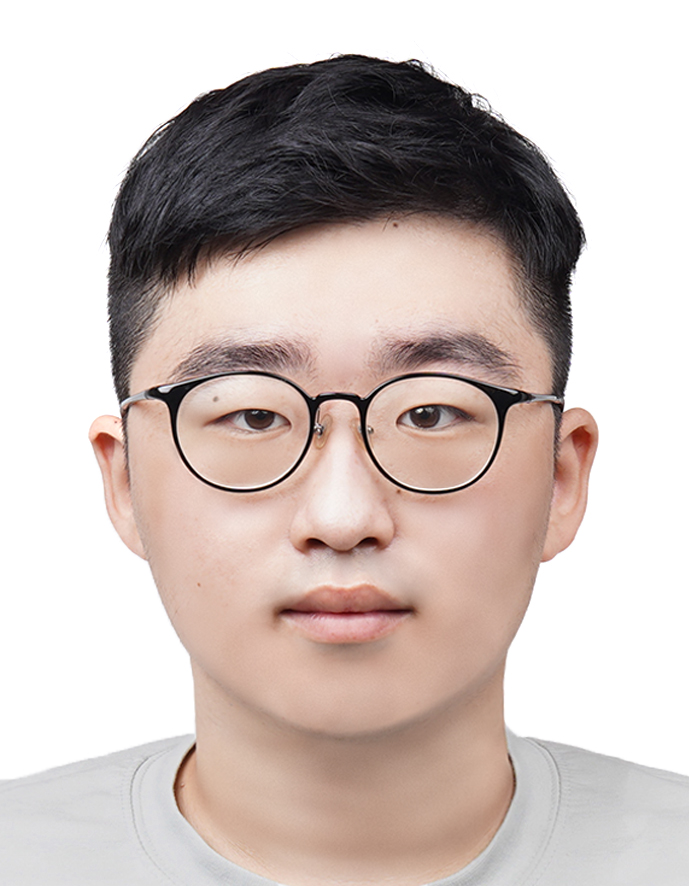
#> input picture images/HyoChanKim_IDPhoto.jpg, 689 x 886 px
$ python trash.py
#> lines starting #> are read from the running program, lines starting #| are printed output that depends on the picture; after the words box and inside, x2 and y2 are one past the last pixel; in counts of white or black regions, pixels touching at a corner belong together
import cv2

# 이미지를 그레이스케일로 읽어들입니다.
image = cv2.imread('images/HyoChanKim_IDPhoto.jpg', cv2.IMREAD_GRAYSCALE)
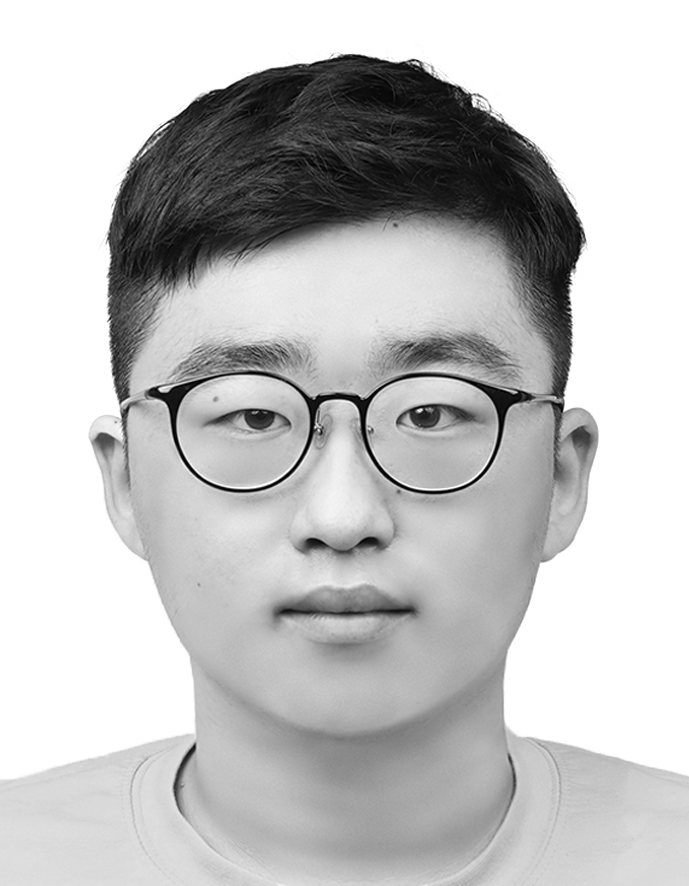
#> image: shape (886, 689); min 0, max 255, mean 194.6
# Canny 엣지 검출을 수행합니다.
edges = cv2.Canny(image, 100, 200)
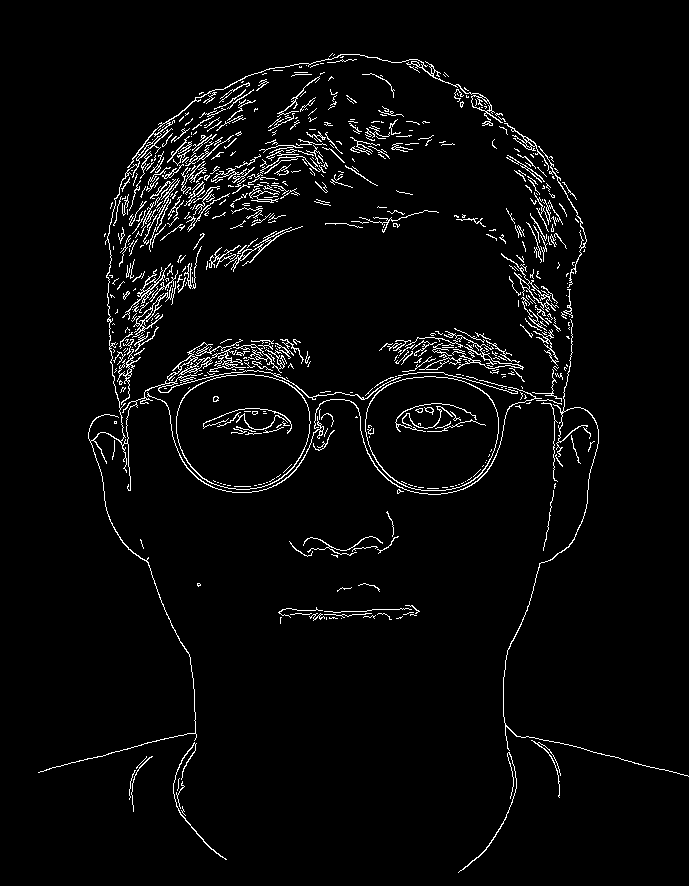
#> edges: shape (886, 689); 3.5% white in thin lines or dots, all inside (x1, y1, x2, y2) = (38, 53, 689, 873)

# 엣지가 포함된 이미지를 출력합니다.
cv2.imshow('Edges', edges)
cv2.waitKey(0)
cv2.imwrite('images/gray.jpg',image)
cv2.destroyAllWindows()

$ run again, with images/proto.jpg copied over images/HyoChanKim_IDPhoto.jpg
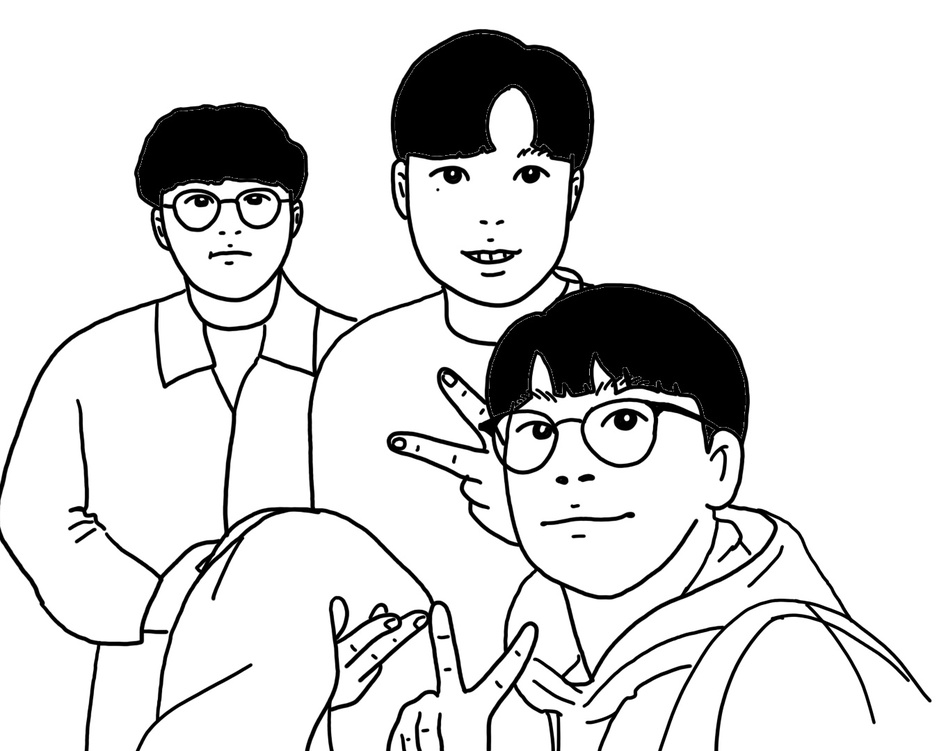
#> input picture images/proto.jpg, 939 x 751 px, shrunk from 1350 x 1080 before the run
#> image is the input picture: shape (751, 939); min 0, max 255, mean 219.7
#> `edges = cv2.Canny(image, 100, 200)`:
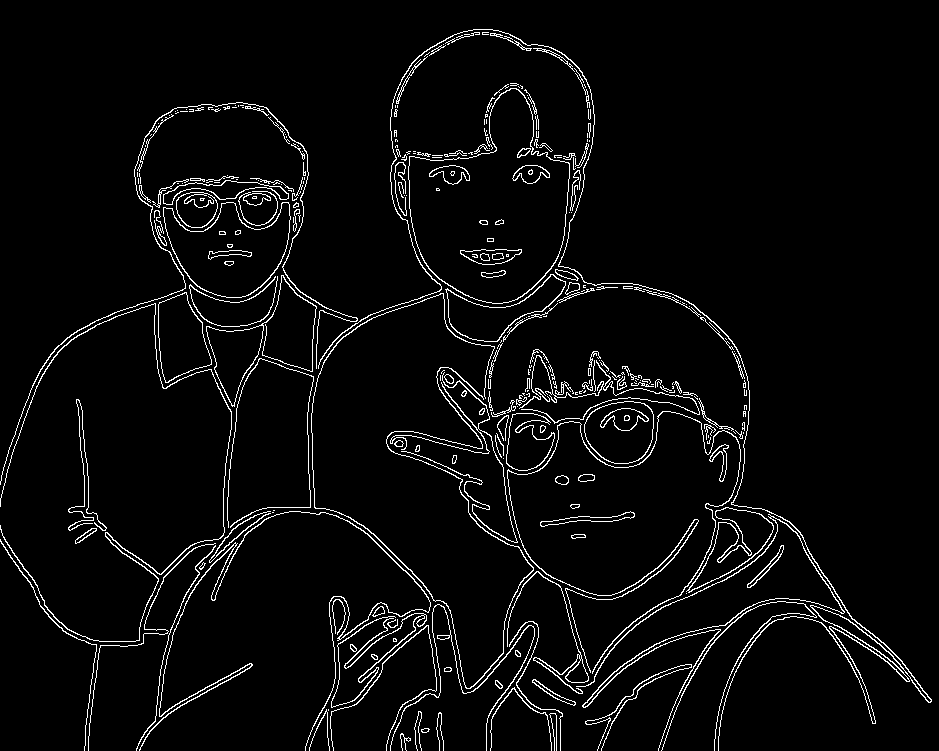
#> edges: shape (751, 939); 4.1% white in thin lines or dots
